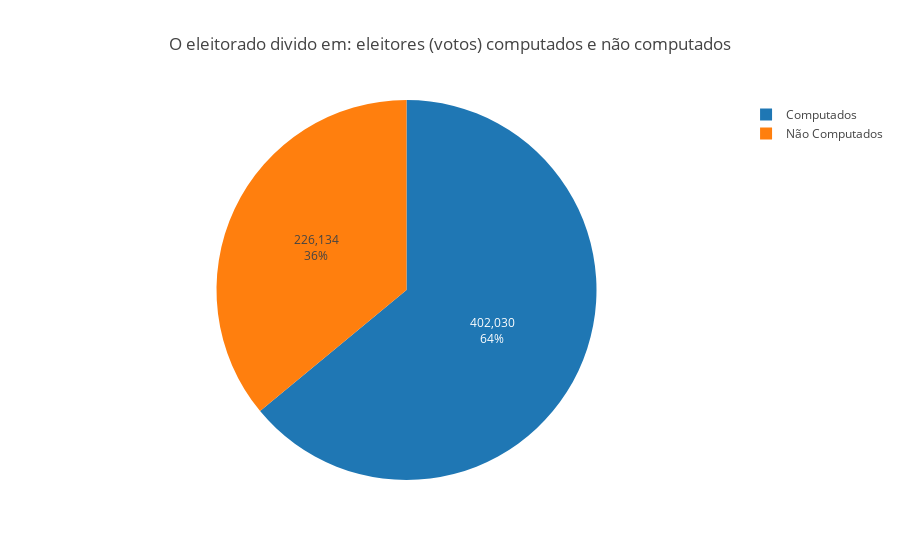

Notebook code cell kept with this figure:
### Markdown cell above
#### Proporção de eleitores considerados (votos válidos) em relação aos não considerados

### Code cell
values = [total_votos_validos, total_votos_nao_considerados]
labels = [ 'Computados', 'Não Computados' ]

title = 'O eleitorado divido em: eleitores (votos) computados e não computados'
fig = generatePieChart(go=go, labels=labels, values=values, title=title)
py.iplot(fig)

### Figure 1 — Plotly figure (JSON) as saved in the notebook; plotly's stock layout.template omitted (floating-point values rounded to 4 significant figures)
{"data": [{"labels": ["Computados", "Não Computados"], "textinfo": "percent+value", "type": "pie", "uid": "f07ec6ce-e0a3-11e8-a9e0-5cc9d399d62a", "values": [402030, 226134]}], "layout": {"title": "O eleitorado divido em: eleitores (votos) computados e não computados"}}
